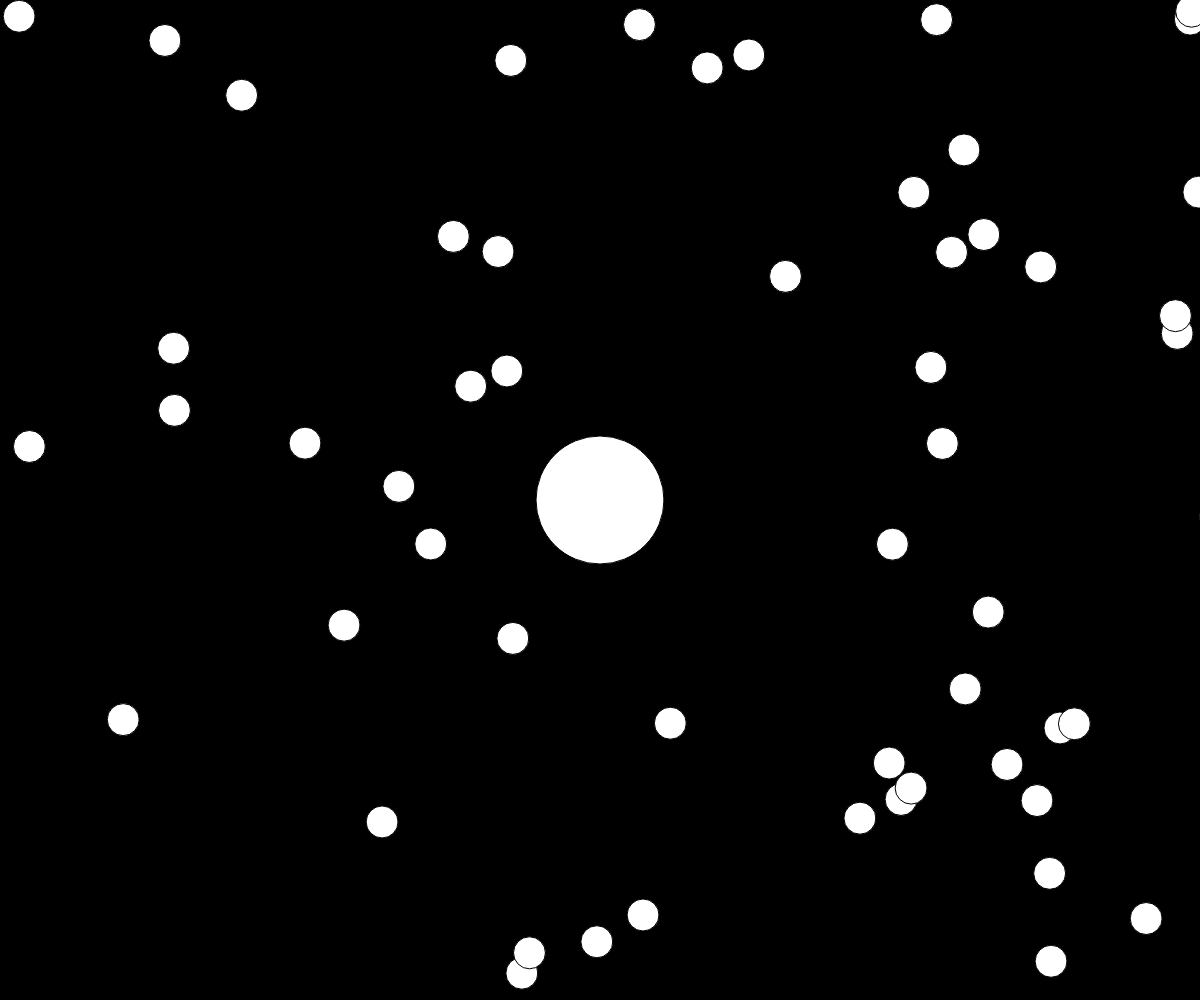
Frame 1 (no input)
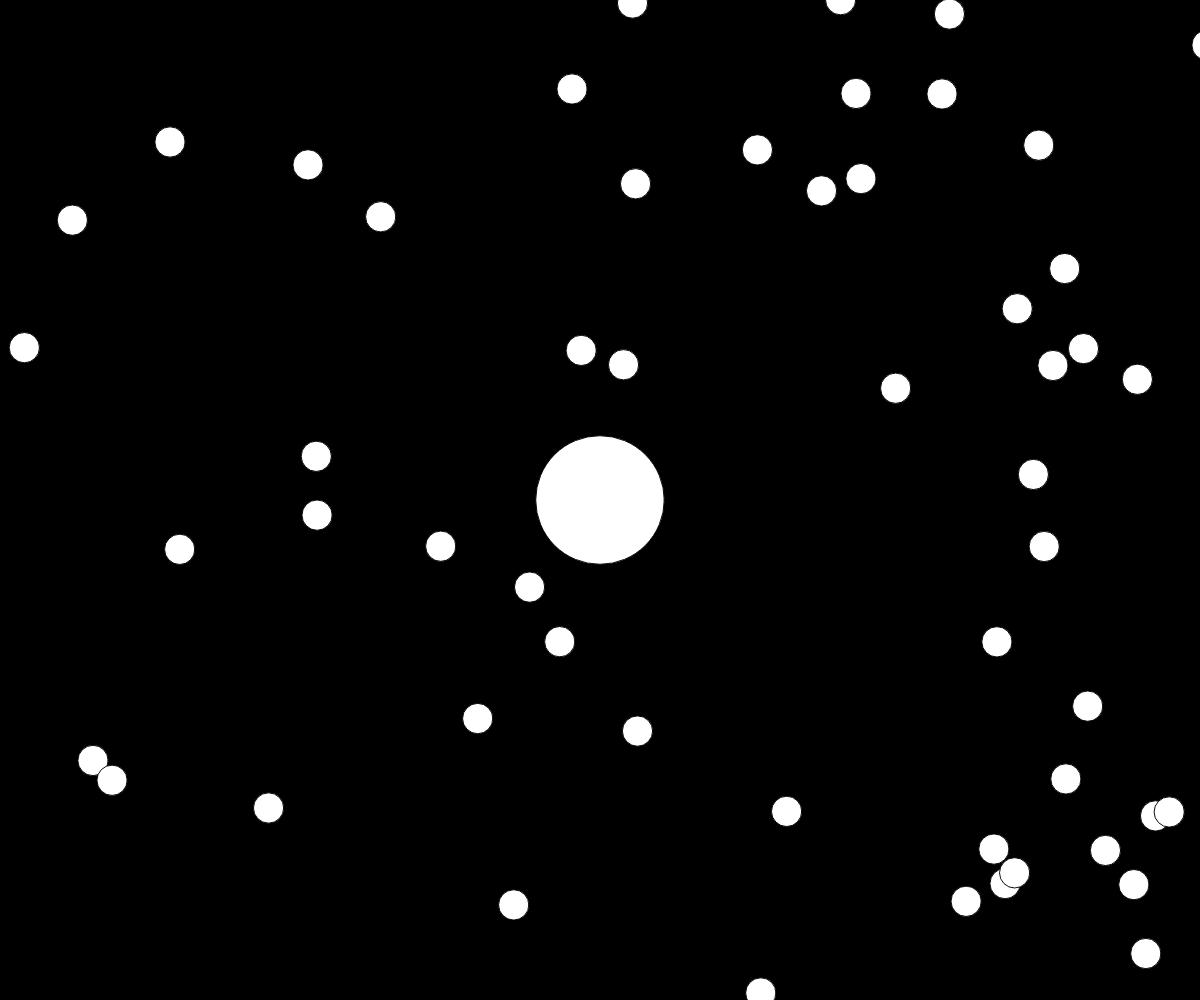
Frame 60 (no input)
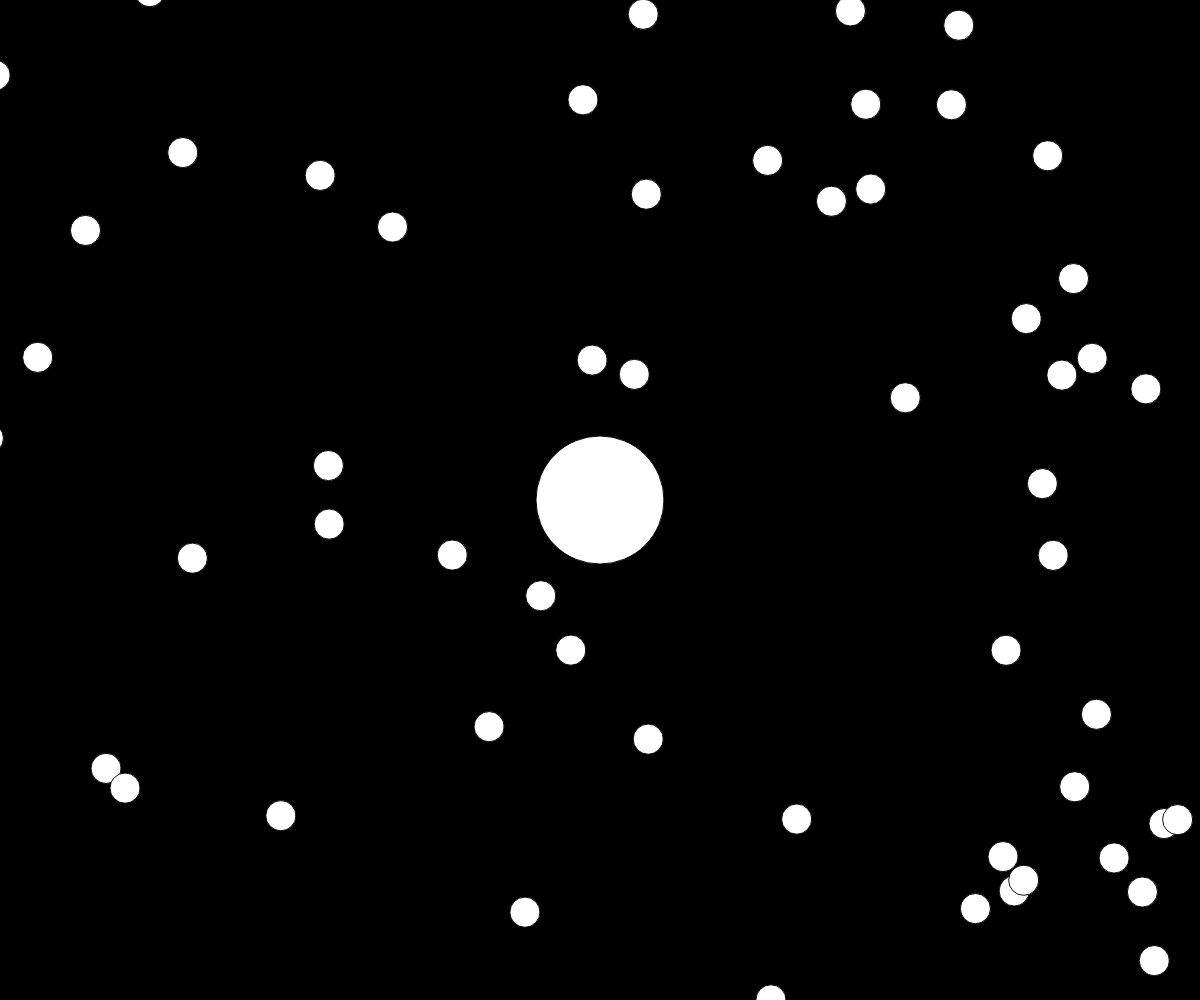
Frame 120 (the mouse pressed at the canvas centre since frame 60)

The p5.js sketch that drew these frames (run headless with seeded random() and noise() and a simulated clock; from frame 60 on, the mouse is pressed at the canvas centre):

// p5.js sketch
// ── sketch.js
let blob;
let blobs = [];
let zoom = 1;

function setup() {
  createCanvas(windowWidth, windowHeight);
  blob = new Blob(0, 0, 64);
  for (let i = 0; i < 200; i++) {
    const x = random(-width, width);
    const y = random(-height, height);
    blobs.push(new Blob(x, y, 16));
  }
}

function draw() {
  background(0);

  translate(width / 2, height / 2);
  const newzoom = 64 / blob.r;
  zoom = lerp(zoom, newzoom, 0.1);
  scale(zoom);
  translate(-blob.pos.x, -blob.pos.y);

  for (const b of blobs) {
    b.show();
  }

  blobs = blobs.filter((b) => !blob.eats(b));

  blob.show();
  blob.update();
}

// ── blob.js
class Blob {
  constructor(x, y, r) {
    this.pos = createVector(x, y);
    this.r = r;
    this.vel = createVector(0, 0);
  }

  update() {
    const newvel = createVector(mouseX - width / 2, mouseY - height / 2);
    newvel.setMag(3);
    this.vel.lerp(newvel, 0.2);
    this.pos.add(this.vel);
  }

  eats(other) {
    const d = p5.Vector.dist(this.pos, other.pos);
    if (d < this.r + other.r) {
      const sum = PI * this.r * this.r + PI * other.r * other.r;
      this.r = sqrt(sum / PI);
      return true;
    }
    return false;
  }

  show() {
    fill(255);
    ellipse(this.pos.x, this.pos.y, this.r * 2, this.r * 2);
  }
}
